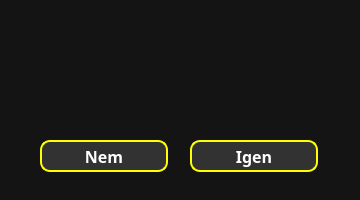
<?xml version="1.0" encoding="UTF-8"?>
<ui version="4.0">
 <class>mainWindow</class>
 <widget class="QMainWindow" name="mainWindow">
  <property name="geometry">
   <rect>
    <x>0</x>
    <y>0</y>
    <width>360</width>
    <height>200</height>
   </rect>
  </property>
  <property name="windowTitle">
   <string>Megerősítés</string>
  </property>
  <property name="styleSheet">
   <string notr="true">* {
	background-color: rgb(20, 20, 20);
}</string>
  </property>
  <widget class="QWidget" name="centralwidget">
   <widget class="QWidget" name="widget" native="true">
    <property name="geometry">
     <rect>
      <x>0</x>
      <y>0</y>
      <width>361</width>
      <height>181</height>
     </rect>
    </property>
    <property name="styleSheet">
     <string notr="true">* {
	background-color: rgb(20, 20, 20);
    font-size: 16px;
    font-weight: bold;
}</string>
    </property>
    <widget class="QPushButton" name="yesButton">
     <property name="geometry">
      <rect>
       <x>190</x>
       <y>140</y>
       <width>128</width>
       <height>32</height>
      </rect>
     </property>
     <property name="font">
      <font>
       <family>Corbel</family>
       <pointsize>-1</pointsize>
       <bold>true</bold>
      </font>
     </property>
     <property name="styleSheet">
      <string notr="true">* {
	background-color: rgb(50, 50, 50);
	border: 2px solid yellow;
	border-radius: 10px;
	color: white;
}

*:hover {
	background-color: black;
	color: yellow;
}</string>
     </property>
     <property name="text">
      <string>Igen</string>
     </property>
    </widget>
    <widget class="QPushButton" name="noButton">
     <property name="geometry">
      <rect>
       <x>40</x>
       <y>140</y>
       <width>128</width>
       <height>32</height>
      </rect>
     </property>
     <property name="font">
      <font>
       <family>Corbel</family>
       <pointsize>-1</pointsize>
       <bold>true</bold>
      </font>
     </property>
     <property name="styleSheet">
      <string notr="true">* {
	background-color: rgb(50, 50, 50);
	border: 2px solid yellow;
	border-radius: 10px;
	color: white;
}

*:hover {
	background-color: black;
	color: yellow;
}</string>
     </property>
     <property name="text">
      <string>Nem</string>
     </property>
    </widget>
    <widget class="QLabel" name="questionLabel">
     <property name="enabled">
      <bool>true</bool>
     </property>
     <property name="geometry">
      <rect>
       <x>20</x>
       <y>20</y>
       <width>321</width>
       <height>101</height>
      </rect>
     </property>
     <property name="font">
      <font>
       <family>Corbel</family>
       <pointsize>16</pointsize>
       <bold>true</bold>
      </font>
     </property>
     <property name="layoutDirection">
      <enum>Qt::LeftToRight</enum>
     </property>
     <property name="styleSheet">
      <string notr="true">* {
	font-size: 16pt;
	color: white;
}</string>
     </property>
     <property name="frameShape">
      <enum>QFrame::NoFrame</enum>
     </property>
     <property name="text">
      <string/>
     </property>
     <property name="textFormat">
      <enum>Qt::PlainText</enum>
     </property>
     <property name="scaledContents">
      <bool>true</bool>
     </property>
     <property name="alignment">
      <set>Qt::AlignCenter</set>
     </property>
    </widget>
   </widget>
  </widget>
  <widget class="QStatusBar" name="statusbar"/>
 </widget>
 <resources/>
 <connections/>
</ui>
